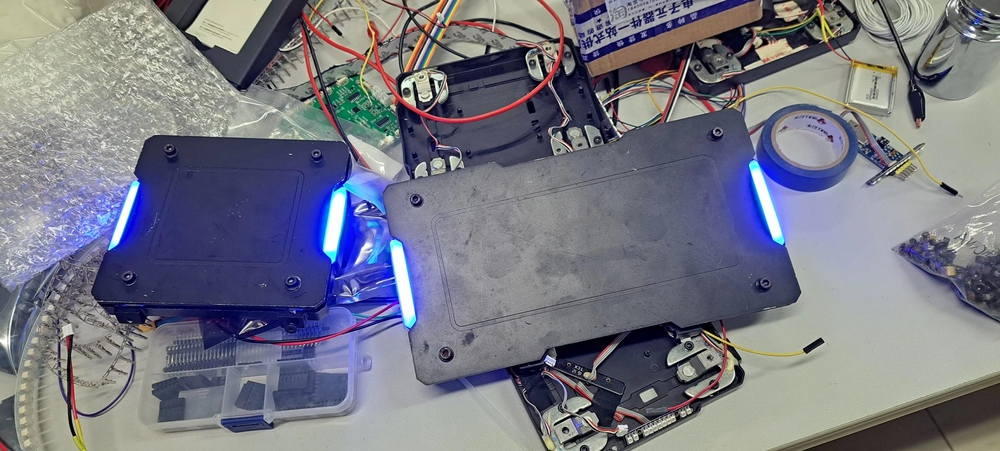
#> input picture 1.jpg, 1000 x 451 px, shrunk from 4624 x 2084 before the run
$ python -i WatershedDistTrans.py   (imports and definitions only)
#> lines starting #> are read from the running program, lines starting #| are printed output that depends on the picture; after the words box and inside, x2 and y2 are one past the last pixel; in counts of white or black regions, pixels touching at a corner belong together
#> further down, picture is the input picture: shape (451, 1000, 3); mean B, G, R 131.9, 119.7, 118.4
from pathlib import Path
import time

import cv2
import numpy as np


root = Path(__file__).resolve().parent
videos = [
    "[BLUR_TEST]RoboMasterTestVideo3.mp4",
    # "RoboMasterTestVideo1.mp4",
    "RoboMasterTestVideo2.mp4",
]


def watershed_frame(frame, distance_ratio=0.4):
    """Segment foreground objects and overlay watershed boundaries."""
    segmented, _ = watershed_outputs(frame, distance_ratio)
    return segmented


def watershed_outputs(frame, distance_ratio):
    """Return the boundary overlay and a black frame containing only boundaries."""
#> called with distance_ratio = 0.4
    if frame is None or frame.size == 0:
        raise ValueError("frame must be a non-empty image")
    if not 0 < distance_ratio < 1:
        raise ValueError("distance_ratio must be between 0 and 1")

    gray = cv2.cvtColor(frame, cv2.COLOR_BGR2GRAY)
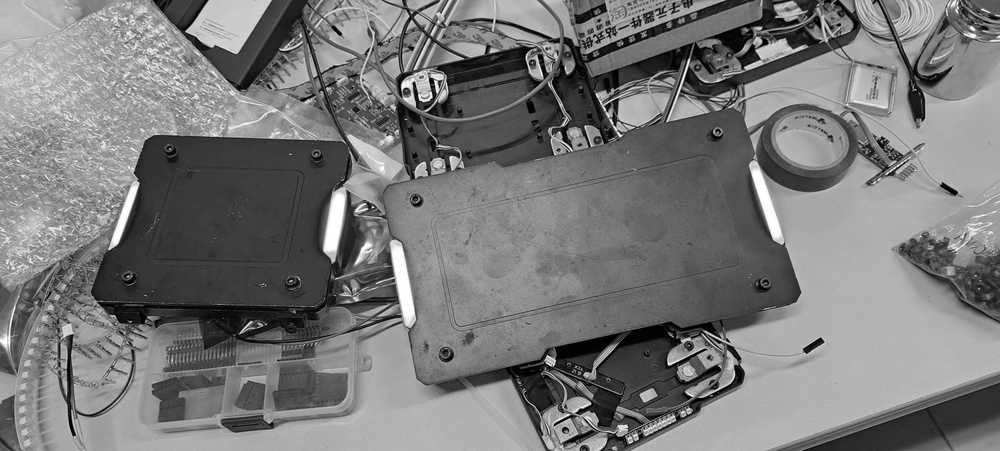
#> gray: shape (451, 1000); min 0, max 255, mean 120.7
    blurred = cv2.GaussianBlur(gray, (5, 5), 0)
    _, binary = cv2.threshold(
        blurred, 0, 255, cv2.THRESH_BINARY + cv2.THRESH_OTSU
    )
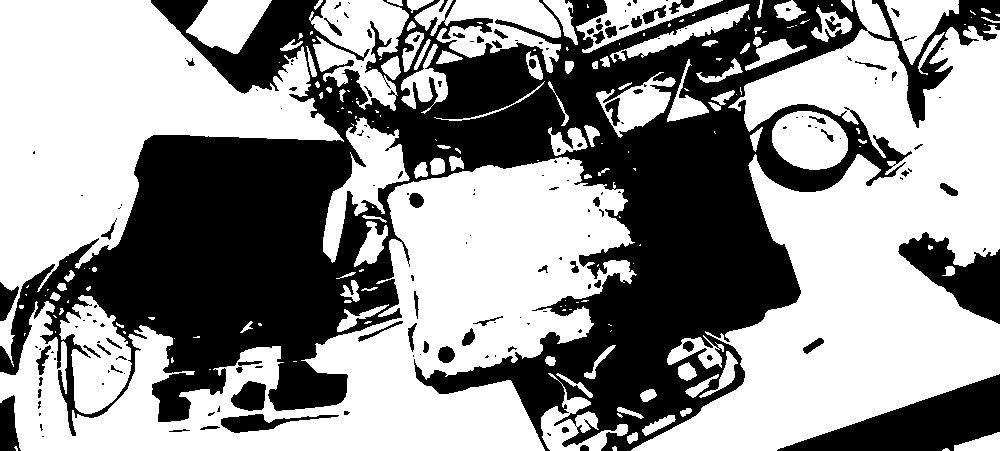
#> binary: shape (451, 1000); 57.4% white; 176 black regions (105 under 20 px), largest, box (x1, y1, x2, y2) and area: (0, 0, 1000, 451) 171976, (777, 374, 1000, 451) 8132, (898, 232, 1000, 324) 4347

    kernel = cv2.getStructuringElement(cv2.MORPH_ELLIPSE, (3, 3))
    sure_foreground = cv2.morphologyEx(binary, cv2.MORPH_OPEN, kernel, iterations=2)
#> sure_foreground: shape (451, 1000); 56% white; 100 black regions (66 under 20 px), largest, box (x1, y1, x2, y2) and area: (0, 0, 1000, 451) 182603, (777, 374, 1000, 451) 8137, (898, 232, 1000, 324) 4410
    sure_background = cv2.dilate(sure_foreground, kernel, iterations=3)
#> sure_background: shape (451, 1000); 65.1% white; 92 black regions (57 under 20 px), largest, box (x1, y1, x2, y2) and area: (303, 0, 903, 451) 79115, (0, 138, 396, 419) 55964, (784, 377, 1000, 451) 7289

    distance = cv2.distanceTransform(sure_foreground, cv2.DIST_L2, 5)
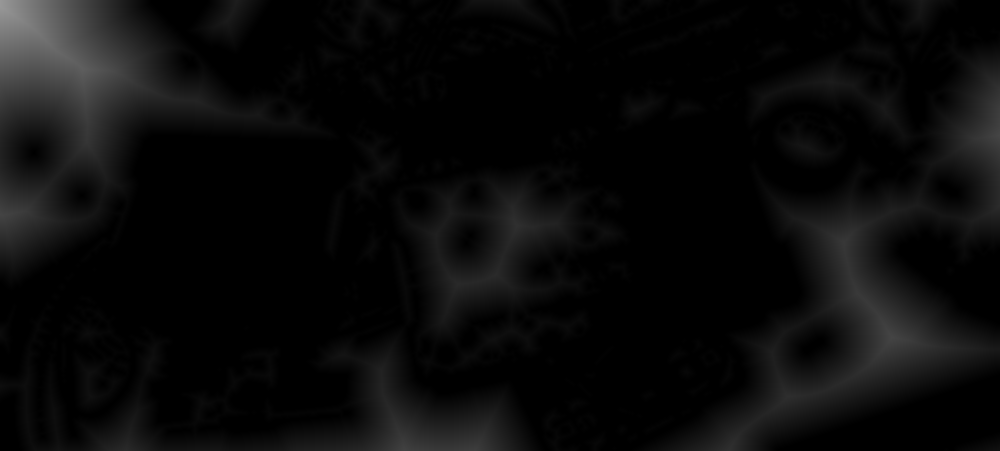
#> distance: shape (451, 1000) float32; min 0, max 151.7, mean 10.8
    max_distance = float(distance.max())
#> max_distance = 151.7
    if max_distance == 0:
        return frame.copy(), np.zeros_like(frame)

    _, sure_foreground = cv2.threshold(
        distance, distance_ratio * max_distance, 255, cv2.THRESH_BINARY
    )
#> sure_foreground: shape (451, 1000) float32; 2.6% white; 6 white regions (1 under 20 px), largest, box (x1, y1, x2, y2) and area: (0, 0, 129, 121) 10744, (880, 317, 910, 349) 419, (987, 107, 1000, 147) 220, (0, 205, 21, 223) 197, (397, 442, 421, 451) 92
    sure_foreground = sure_foreground.astype(np.uint8)
    unknown = cv2.subtract(sure_background, sure_foreground)
#> unknown: shape (451, 1000); 62.5% white; 98 black regions (58 under 20 px), largest, box (x1, y1, x2, y2) and area: (303, 0, 903, 451) 79115, (0, 138, 396, 419) 55964, (0, 0, 129, 121) 10744

    _, markers = cv2.connectedComponents(sure_foreground)
#> markers: shape (451, 1000) int32; 7 distinct labels, from 0 to 6
    markers = markers + 1
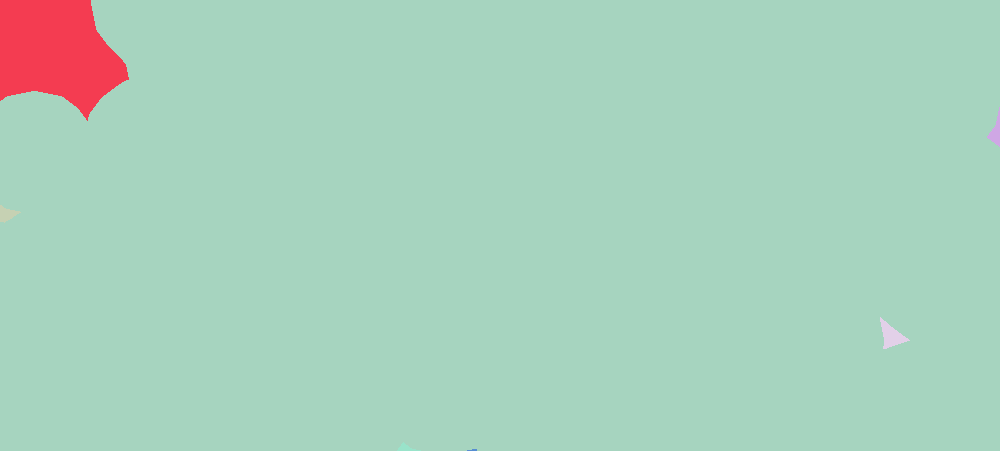
#> markers: shape (451, 1000) int32; 7 distinct labels, from 1 to 7; one colour per label, 0 black
    markers[unknown == 255] = 0
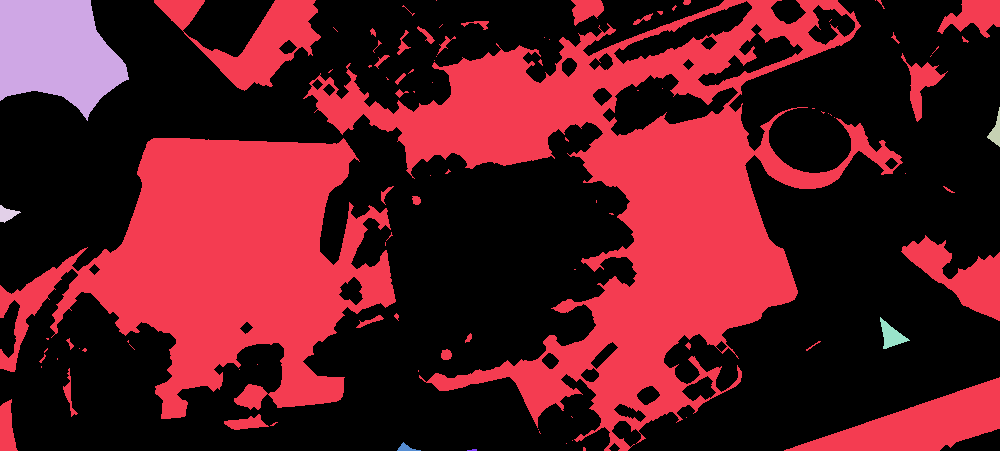
#> markers: shape (451, 1000) int32; 8 distinct labels, from 0 to 7; one colour per label, 0 black
    markers = cv2.watershed(frame.copy(), markers)
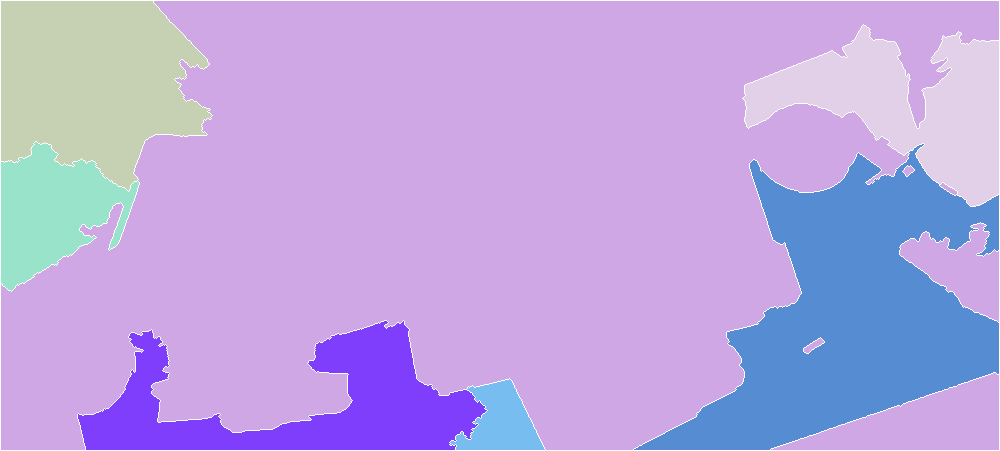
#> markers: shape (451, 1000) int32; 8 distinct labels, from -1 to 7; one colour per label, 0 black, -1 white

    boundary = markers == -1
#> boundary: shape (451, 1000) bool; 1.5% white in thin lines or dots
    boundary[[0, -1], :] = False
    boundary[:, [0, -1]] = False
#> boundary: shape (451, 1000) bool; 0.87% white in thin lines or dots
    segmented = frame.copy()
    segmented[boundary] = (0, 0, 255)
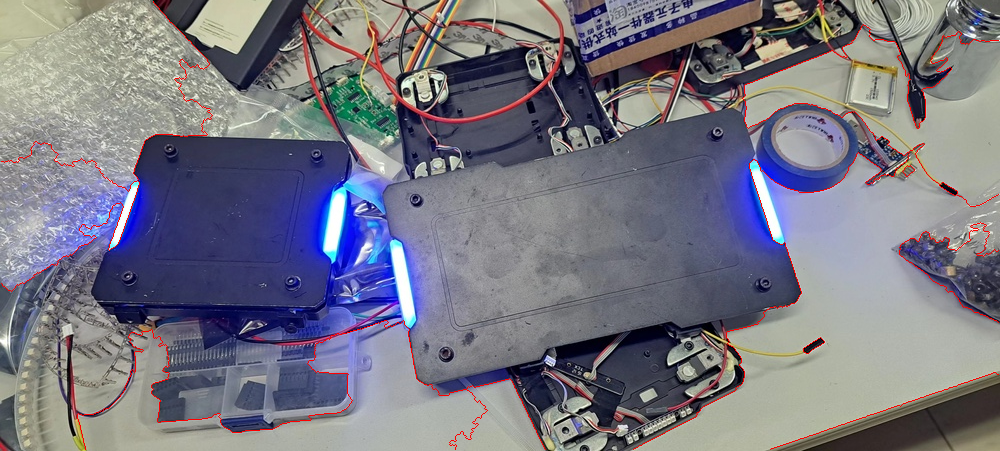
#> segmented: shape (451, 1000, 3); 0.87% of pixels changed, all inside (x1, y1, x2, y2) = (1, 1, 999, 450)
    outline = np.zeros_like(frame)
    outline[boundary] = (255, 255, 255)
    return segmented, outline


# [81 lines left out: function process_video, not called in this run]


def main():
    for video in videos:
        process_video(video)


# [2 lines not run here, left out]

>>> import cv2
>>> picture = cv2.imread('1.jpg')
>>> result = watershed_frame(picture)
